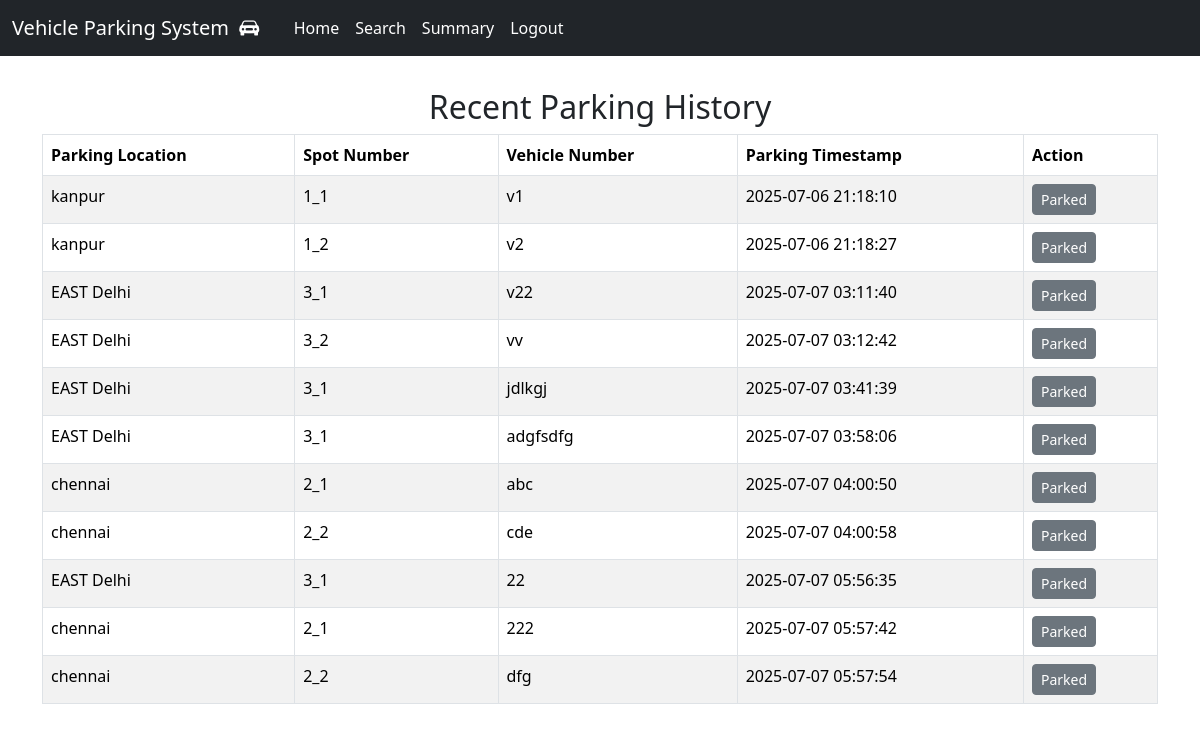
The page /user_home (signed in) on the database its author committed.
### controllers/models.py (models this page shows)
class Reservation(db.Model):
    id = db.Column(db.Integer, primary_key=True, autoincrement=True)
    spot_id = db.Column(db.Integer, db.ForeignKey('parking_spot.spot'), nullable=False)
    user_id = db.Column(db.Integer, db.ForeignKey('user.id'), nullable=False)
    parking_timestamp = db.Column(db.DateTime, nullable=False, default=datetime.utcnow)
    leaving_timestamp = db.Column(db.DateTime, nullable=True)
    parking_cost = db.Column(db.Float, nullable=True)
    vehicle_number = db.Column(db.String(20), nullable=False)
    spot = db.relationship('ParkingSpot', backref='reservations')
    user = db.relationship('User', backref='reservations')

class ParkingLot(db.Model):
    id = db.Column(db.Integer, primary_key=True, autoincrement=True)
    location = db.Column(db.String(100), nullable=False)
    address = db.Column(db.String(200), nullable=False)
    pin_code = db.Column(db.String, nullable=False)
    price = db.Column(db.String, nullable=False)
    max_spots = db.Column(db.Integer, nullable=False)
    spots = db.relationship('ParkingSpot', backref='lot', cascade="all, delete-orphan")

### controllers/general_routes.py (the view)
@app.route('/user_home', methods=['GET', 'POST'])
def user_home():
    reservations = Reservation.query.filter_by(user_id=session.get('user_id')).all()
    return render_template('/user_home.html', reservations=reservations)

### templates/user_home.html (shortened to what this page needs)
<!DOCTYPE html>
<html lang="en">
<head>
</head>
{% extends 'index.html' %}
    {% block content %}
    <div class="jumbotron text-center">
        <h2>Recent Parking History</h2>
    </div>
    <div class="container">
        <table class="table table-striped table-bordered">
            <thead>
                <tr>
                    <th>Parking Location</th>
                    <th>Spot Number</th>
                    <th>Vehicle Number</th>
                    <th>Parking Timestamp</th>
                    <th>Action</th>
                </tr>
            </thead>
            <tbody>
                {% for reservation in reservations %}
                    <tr>
                        <td>{{ reservation.spot.lot.location if reservation.spot and reservation.spot.lot else '—' }}</td>
                        <td>{{ reservation.spot_id }}</td>
                        <td>{{ reservation.vehicle_number }}</td>
                        <td>{{ reservation.parking_timestamp.strftime('%Y-%m-%d %H:%M:%S') }}</td>
                        <td>
                            {% if reservation.leaving_timestamp is none %}
                                <form method="get" action="release_parking/{{ reservation.id }}" >
                                    <button class="btn btn-danger btn-sm">Release</button>
                                </form>
                            {% else %}
                                <button class="btn btn-secondary btn-sm">Parked</button>
                            {% endif %}
                        </td>
                    </tr>
                {% endfor %}
            </tbody>
        </table>
    </div>
    {%endblock%}

### rows shown on the page
Reservation: spot.lot "kanpur", spot_id "1_1", vehicle_number "v1", parking_timestamp "2025-07-06 21:18:10", shows "Parked"
Reservation: spot.lot "kanpur", spot_id "1_2", vehicle_number "v2", parking_timestamp "2025-07-06 21:18:27", shows "Parked"
Reservation: spot.lot "EAST Delhi", spot_id "3_1", vehicle_number "v22", parking_timestamp "2025-07-07 03:11:40", shows "Parked"
Reservation: spot.lot "EAST Delhi", spot_id "3_2", vehicle_number "vv", parking_timestamp "2025-07-07 03:12:42", shows "Parked"
Reservation: spot.lot "EAST Delhi", spot_id "3_1", vehicle_number "jdlkgj", parking_timestamp "2025-07-07 03:41:39", shows "Parked"
Reservation: spot.lot "EAST Delhi", spot_id "3_1", vehicle_number "adgfsdfg", parking_timestamp "2025-07-07 03:58:06", shows "Parked"
Reservation: spot.lot "chennai", spot_id "2_1", vehicle_number "abc", parking_timestamp "2025-07-07 04:00:50", shows "Parked"
Reservation: spot.lot "chennai", spot_id "2_2", vehicle_number "cde", parking_timestamp "2025-07-07 04:00:58", shows "Parked"
Reservation: spot.lot "EAST Delhi", spot_id "3_1", vehicle_number "22", parking_timestamp "2025-07-07 05:56:35", shows "Parked"
Reservation: spot.lot "chennai", spot_id "2_1", vehicle_number "222", parking_timestamp "2025-07-07 05:57:42", shows "Parked"
Reservation: spot.lot "chennai", spot_id "2_2", vehicle_number "dfg", parking_timestamp "2025-07-07 05:57:54", shows "Parked"
